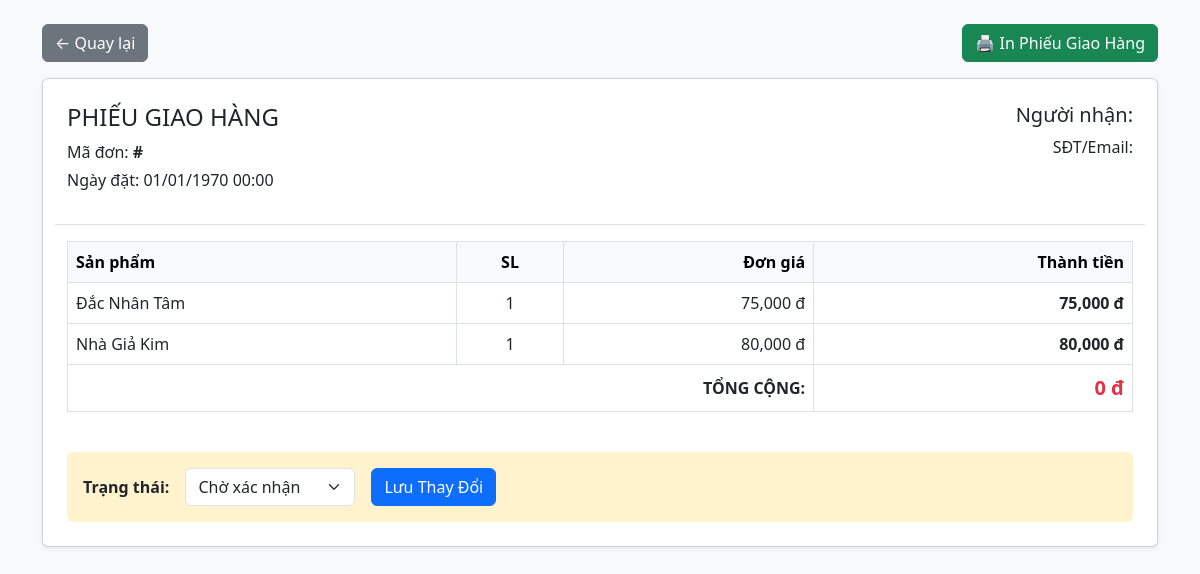
Page /staff/order_detail_staff.php?id=1 (signed in) on the committed database.
### tables this page shows
CREATE TABLE IF NOT EXISTS `order_details` (
  `id` int NOT NULL AUTO_INCREMENT,
  `order_id` int DEFAULT NULL,
  `book_id` int DEFAULT NULL,
  `quantity` int NOT NULL,
  `price` decimal(10,0) DEFAULT NULL,
  PRIMARY KEY (`id`),
  KEY `order_id` (`order_id`),
  KEY `book_id` (`book_id`)
);

CREATE TABLE IF NOT EXISTS `books` (
  `id` int NOT NULL AUTO_INCREMENT,
  `title` varchar(255) NOT NULL,
  `author` varchar(100) DEFAULT NULL,
  `price` decimal(10,0) NOT NULL,
  `description` text,
  `image` varchar(255) DEFAULT NULL,
  `category_id` int DEFAULT NULL,
  `created_at` timestamp NULL DEFAULT CURRENT_TIMESTAMP,
  `quantity` int DEFAULT '0' COMMENT 'Số lượng tồn kho',
  `publisher` varchar(255) DEFAULT NULL COMMENT 'Nhà xuất bản',
  `publish_year` int DEFAULT NULL COMMENT 'Năm xuất bản',
  PRIMARY KEY (`id`),
  KEY `category_id` (`category_id`)
);

### staff/order_detail_staff.php (the view, shortened to what this page needs)
<?php
include '../includes/db.php';
$order_id = intval($_GET['id']);
try {
    $stmt_order = $conn->prepare("SELECT orders.*, users.fullname, users.email, users.username
                                  FROM orders
                                  JOIN users ON orders.user_id = users.id
                                  WHERE orders.id = :id");
    $stmt_order->execute([':id' => $order_id]);
    $order = $stmt_order->fetch();
    $stmt_items = $conn->prepare("SELECT order_details.*, books.title
                                  FROM order_details
                                  JOIN books ON order_details.book_id = books.id
                                  WHERE order_details.order_id = :id");
    $stmt_items->execute([':id' => $order_id]);
    $items = $stmt_items->fetchAll();
} catch(PDOException $e) {
    die("Lỗi kết nối dữ liệu.");
}
?>
<!DOCTYPE html>
<html lang="vi">
<head>
    <link href="https://cdn.jsdelivr.net/npm/bootstrap@5.3.0/dist/css/bootstrap.min.css" rel="stylesheet">
</head>
<body class="bg-light">
    <div class="container mt-4 mb-5">
        <div class="d-flex justify-content-between mb-3 no-print">
            <a href="manage_orders.php" class="btn btn-secondary">← Quay lại</a>
            <button onclick="window.print()" class="btn btn-success">🖨️ In Phiếu Giao Hàng</button>
        </div>
        <div class="card p-4 shadow-sm">
            <div class="row border-bottom pb-3 mb-3">
                <div class="col-6">
                    <h4>PHIẾU GIAO HÀNG</h4>
                    <p class="mb-1">Mã đơn: <strong>#<?php echo $order['id']; ?></strong></p>
                    <p>Ngày đặt: <?php echo date('d/m/Y H:i', strtotime($order['created_at'])); ?></p>
                </div>
                <div class="col-6 text-end">
                    <h5>Người nhận: <?php echo $order['fullname']; ?></h5>
                    <p class="mb-1">SĐT/Email: <?php echo $order['email']; ?></p>
                </div>
            </div>
            <table class="table table-bordered">
                <thead class="table-light">
                    <tr><th>Sản phẩm</th><th class="text-center">SL</th><th class="text-end">Đơn giá</th><th class="text-end">Thành tiền</th></tr>
                </thead>
                <tbody>
                    <?php foreach ($items as $item): ?>
                    <tr>
                        <td><?php echo $item['title']; ?></td>
                        <td class="text-center"><?php echo $item['quantity']; ?></td>
                        <td class="text-end"><?php echo number_format($item['price']); ?> đ</td>
                        <td class="text-end fw-bold"><?php echo number_format($item['price'] * $item['quantity']); ?> đ</td>
                    </tr>
                    <?php endforeach; ?>
                </tbody>
                <tfoot>
                    <tr>
                        <td colspan="3" class="text-end fw-bold">TỔNG CỘNG:</td>
                        <td class="text-end fw-bold text-danger fs-5"><?php echo number_format($order['total_price']); ?> đ</td>
                    </tr>
                </tfoot>
            </table>
            <div class="mt-4 p-3 bg-warning-subtle rounded no-print">
                <form method="POST">
                    <div class="d-flex align-items-center gap-3">
                        <label class="fw-bold">Trạng thái:</label>
                        <select name="status" class="form-select w-auto">
                            <option value="Pending" <?php if($order['status']=='Pending') echo 'selected'; ?>>Chờ xác nhận</option>
                        </select>
                        <button type="submit" name="update_status" class="btn btn-primary">Lưu Thay Đổi</button>
                    </div>
                </form>
            </div>
        </div>
    </div>
</body>
</html>

### rows in the picture
order_details: book.title "Đắc Nhân Tâm", quantity "1", price "75,000", $item['price'] * $item['quantity'] "75,000"
order_details: book.title "Nhà Giả Kim", quantity "1", price "80,000", $item['price'] * $item['quantity'] "80,000"

### other values in the picture
date('d/m/Y H:i', strtotime($order['created_at'])) "01/01/1970 00:00"
$order['total_price'] "0"
